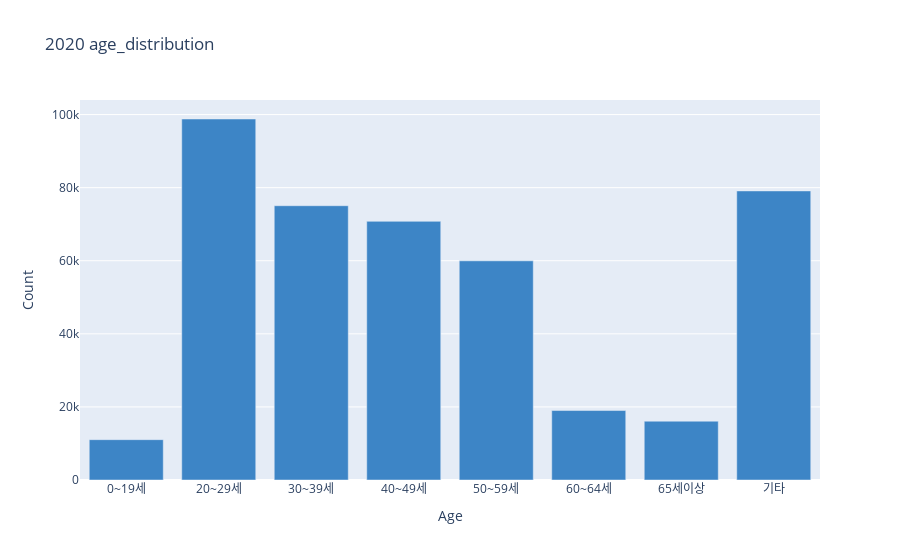

Write notebook code for a chart like this one.
### Code cell
age_distribution_2020

trace = go.Bar(x = age_distribution_2020.index  ,
                    y= age_distribution_2020.values  , marker=dict(color='#3D85C6'))
layout = dict(title = '2020 age_distribution '
               ,xaxis = dict(title = 'Age') ,
               yaxis = dict(title = 'Count'))
fig = go.Figure(data =[trace] , layout=layout)
iplot(fig)

### Figure 1 — Plotly figure (JSON) as saved in the notebook; plotly's stock layout.template omitted (floating-point values rounded to 4 significant figures)
{"data": [{"marker": {"color": "#3D85C6"}, "type": "bar", "x": ["0~19세", "20~29세", "30~39세", "40~49세", "50~59세", "60~64세", "65세이상", "기타"], "y": [11035, 98788, 75057, 70779, 59972, 19010, 16090, 79103]}], "layout": {"title": {"text": "2020 age_distribution "}, "xaxis": {"title": {"text": "Age"}}, "yaxis": {"title": {"text": "Count"}}}}
